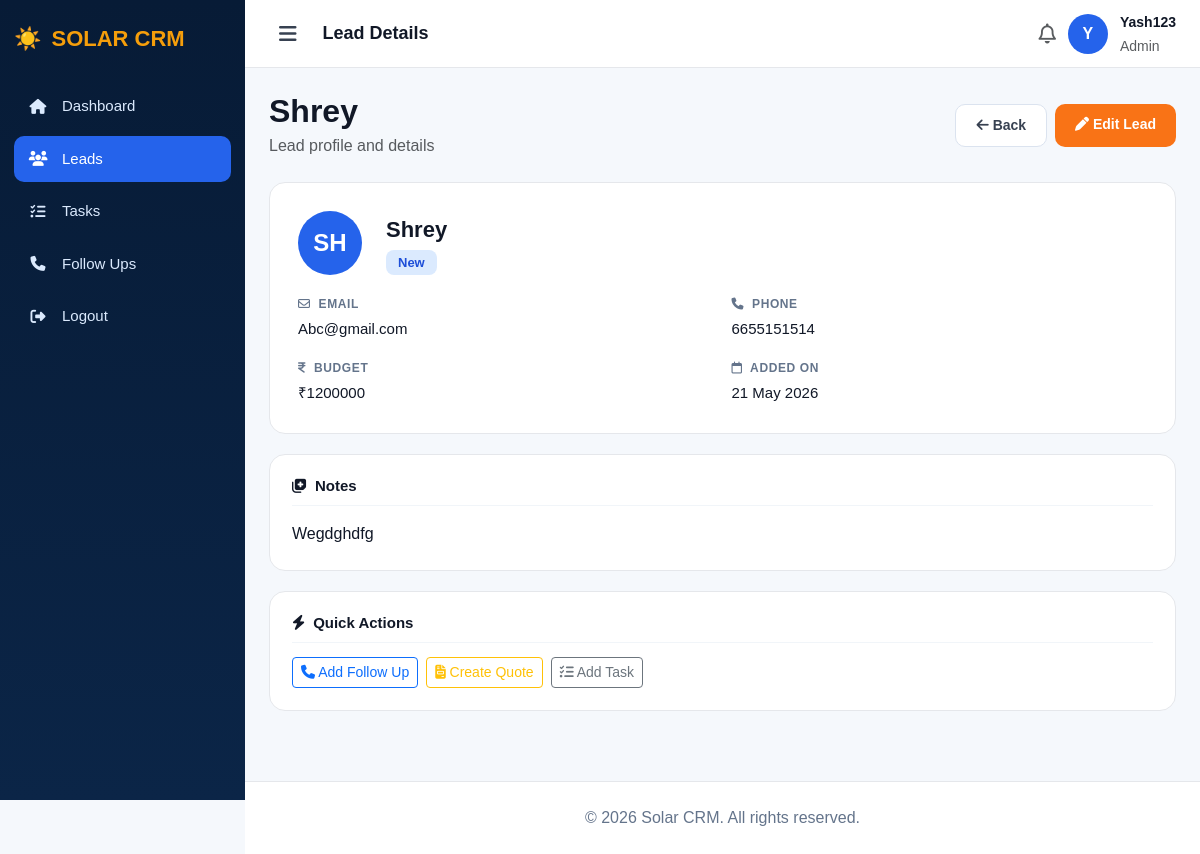
The page /lead/3/ (signed in) on the database its author committed.
### app/models.py (models this page shows, shortened)
class Lead(models.Model):
    STATUS_CHOICES = [
        ('New', 'New'),
        ('Contacted', 'Contacted'),
        ('Qualified', 'Qualified'),
        ('Proposal', 'Proposal'),
        ('Won', 'Won'),
        ('Lost', 'Lost'),
    ]
    name = models.CharField(max_length=100)
    email = models.EmailField()
    phone = models.CharField(max_length=15)
    description = models.TextField(blank=True, null=True)
    status = models.CharField(max_length=50, choices=STATUS_CHOICES, default='New')
    budget = models.DecimalField(max_digits=12, decimal_places=2, default=0)
    created_at = models.DateTimeField(auto_now_add=True)
    assigned_to = models.ForeignKey(User, on_delete=models.SET_NULL, null=True, blank=True, related_name='assigned_leads')

### app/views.py (the view)
# urls.py: path('lead/<int:id>/', views.view_lead, name='view_lead'),
@login_required
def view_lead(request, id):
    lead = get_object_or_404(Lead, id=id)
    if not request.user.is_superuser and lead.assigned_to != request.user:
        messages.error(request, "You don't have access to this lead")
        return redirect('leads')
    return render(request, 'view_lead.html', {'lead': lead})

### app/templates/view_lead.html (shortened to what this page needs)
<!DOCTYPE html>
<html>
<head>
    <link href="https://cdn.jsdelivr.net/npm/bootstrap@5.3.0/dist/css/bootstrap.min.css" rel="stylesheet">
    <link href="https://cdnjs.cloudflare.com/ajax/libs/font-awesome/6.5.1/css/all.min.css" rel="stylesheet">
</head>
<body>
<div class="sidebar" id="sidebar">
    <div class="brand">☀️ <span class="brand-text"><span>SOLAR</span> CRM</span></div>
   <div class="menu">
        <a href="/dashboard/"><i class="fa-solid fa-house"></i><span class="menu-label">Dashboard</span></a>
        <a href="/leads/" class="active"><i class="fa-solid fa-users"></i><span class="menu-label">Leads</span></a>
        <a href="/tasks/"><i class="fa-solid fa-list-check"></i><span class="menu-label">Tasks</span></a>
        <a href="/followups/"><i class="fa-solid fa-phone"></i><span class="menu-label">Follow Ups</span></a>
        <a href="/logout/"><i class="fa-solid fa-right-from-bracket"></i><span class="menu-label">Logout</span></a>
    </div>
</div>
<div class="main" id="main">
    <div class="topbar">
        <div class="d-flex align-items-center gap-3">
            <button class="hamburger" onclick="toggleSidebar()"><i class="fa-solid fa-bars"></i></button>
            <strong style="font-size:18px;">Lead Details</strong>
        </div>
        <div class="admin-box">
            <i class="fa-regular fa-bell fs-5 text-muted"></i>
            <div class="avatar">{{ request.user.username|slice:":1"|upper }}</div>
            <div><strong style="font-size:14px;">{{ request.user.username }}</strong><br><small class="text-muted">Admin</small></div>
        </div>
    </div>
    <div class="content">
        <div class="page-header">
            <div>
                <h2>{{ lead.name }}</h2>
                <p class="text-muted mb-0">Lead profile and details</p>
            </div>
            <div class="d-flex gap-2 flex-wrap">
    <a href="/leads/" class="btn-back"><i class="fa-solid fa-arrow-left"></i> Back</a>
    <a href="/edit-lead/{{ lead.id }}/" class="btn-edit"><i class="fa-solid fa-pen"></i> Edit Lead</a>
</div>
        </div>
        <div class="profile-card">
            <div class="d-flex align-items-center gap-4">
                <div class="lead-avatar">{{ lead.name|slice:":2"|upper }}</div>
                <div>
                    <div class="lead-name">{{ lead.name }}</div>
                    <span class="badge-soft badge-{{ lead.status|lower }}">{{ lead.status }}</span>
                </div>
            </div>
            <div class="info-grid">
                <div class="info-item">
                    <label><i class="fa-regular fa-envelope me-1"></i> Email</label>
                    <span>{{ lead.email }}</span>
                </div>
                <div class="info-item">
                    <label><i class="fa-solid fa-phone me-1"></i> Phone</label>
                    <span>{{ lead.phone }}</span>
                </div>
                <div class="info-item">
                    <label><i class="fa-solid fa-indian-rupee-sign me-1"></i> Budget</label>
                    <span>₹{{ lead.budget|floatformat:0 }}</span>
                </div>
                <div class="info-item">
                    <label><i class="fa-regular fa-calendar me-1"></i> Added On</label>
                    <span>{{ lead.created_at|date:"d M Y" }}</span>
                </div>
            </div>
        </div>
        {% if lead.description %}
        <div class="panel">
            <h5><i class="fa-solid fa-notes-medical me-2"></i>Notes</h5>
            <p class="mb-0" style="line-height:1.7;">{{ lead.description }}</p>
        </div>
        {% endif %}
        <div class="panel">
            <h5><i class="fa-solid fa-bolt me-2"></i>Quick Actions</h5>
            <div class="d-flex gap-2 flex-wrap">
                <a href="/followups/add/" class="btn btn-outline-primary btn-sm">
                    <i class="fa-solid fa-phone"></i> Add Follow Up
                </a>
                <a href="/quotes/add/" class="btn btn-outline-warning btn-sm">
                    <i class="fa-solid fa-file-invoice"></i> Create Quote
                </a>
                <a href="/tasks/add/" class="btn btn-outline-secondary btn-sm">
                    <i class="fa-solid fa-list-check"></i> Add Task
                </a>
            </div>
        </div>
    </div>
    <div class="footer">© 2026 Solar CRM. All rights reserved.</div>
</div>
</body>
</html>

### app/templates/view_lead.html (style rules this page uses)
* { box-sizing: border-box; }
body { margin: 0; background: #f5f8fc; font-family: Arial, sans-serif; color: #111827; }
.sidebar { width: 245px; height: 100vh; position: fixed; left: 0; top: 0; background: linear-gradient(180deg, #071b36, #0b2547); color: white; padding: 22px 14px; overflow-y: auto; overflow-x: hidden; transition: width 0.3s ease; z-index: 1000; }
.brand { font-size: 22px; font-weight: 800; margin-bottom: 28px; display: flex; align-items: center; gap: 10px; white-space: nowrap; overflow: hidden; }
.brand span { color: #f59e0b; }
.menu a { display: flex; align-items: center; gap: 14px; padding: 12px 14px; margin-bottom: 6px; color: #dbeafe; text-decoration: none; border-radius: 10px; font-size: 15px; white-space: nowrap; overflow: hidden; transition: all 0.2s; }
.menu a i { flex-shrink: 0; width: 20px; text-align: center; }
.menu a.active, .menu a:hover { background: #2563eb; color: white; }
.main { margin-left: 245px; min-height: 100vh; transition: margin-left 0.3s ease; }
.topbar { height: 68px; background: white; border-bottom: 1px solid #e5e7eb; padding: 0 24px; display: flex; align-items: center; justify-content: space-between; position: sticky; top: 0; z-index: 999; }
.hamburger { cursor: pointer; font-size: 20px; color: #374151; background: none; border: none; padding: 6px 10px; border-radius: 8px; }
.admin-box { display: flex; align-items: center; gap: 12px; }
.avatar { width: 40px; height: 40px; border-radius: 50%; background: #2563eb; display: flex; align-items: center; justify-content: center; color: white; font-weight: bold; font-size: 16px; }
.content { padding: 24px; }
.page-header { display: flex; justify-content: space-between; align-items: center; margin-bottom: 24px; }
.page-header h2 { font-weight: 800; margin-bottom: 4px; }
.profile-card { background: white; border: 1px solid #e5e7eb; border-radius: 16px; padding: 28px; margin-bottom: 20px; }
.lead-avatar { width: 64px; height: 64px; border-radius: 50%; background: #2563eb; color: white; display: flex; align-items: center; justify-content: center; font-size: 24px; font-weight: 800; flex-shrink: 0; }
.lead-name { font-size: 22px; font-weight: 800; margin-bottom: 4px; }
.info-grid { display: grid; grid-template-columns: 1fr 1fr; gap: 18px; margin-top: 20px; }
.info-item label { font-size: 12px; color: #64748b; font-weight: 600; text-transform: uppercase; letter-spacing: 0.05em; display: block; margin-bottom: 4px; }
.info-item span { font-size: 15px; color: #111827; font-weight: 500; }
.badge-soft { padding: 5px 12px; border-radius: 8px; font-size: 13px; font-weight: 600; }
.badge-new { background: #dbeafe; color: #1d4ed8; }
.btn-edit { background: #f97316; color: white; border: none; padding: 10px 20px; border-radius: 10px; font-size: 14px; font-weight: 600; text-decoration: none; }
.btn-back { background: white; color: #374151; border: 1px solid #dbe3ef; padding: 10px 20px; border-radius: 10px; font-size: 14px; font-weight: 600; text-decoration: none; }
.panel { background: white; border: 1px solid #e5e7eb; border-radius: 16px; padding: 22px; margin-bottom: 20px; }
.panel h5 { font-weight: 800; margin-bottom: 14px; font-size: 15px; border-bottom: 1px solid #f1f5f9; padding-bottom: 10px; }
.footer { text-align: center; padding: 24px; color: #64748b; border-top: 1px solid #e5e7eb; background: white; margin-top: 26px; }

### rows shown on the page
Lead: name "Shrey", name "SH", status "New", email "Abc@gmail.com", phone "6655151514", budget "1200000", created_at "21 May 2026", description "Wegdghdfg"

### other values the page prints
{{ request.user.username|slice:":1"|upper }} "Y"
{{ request.user.username }} "Yash123"
